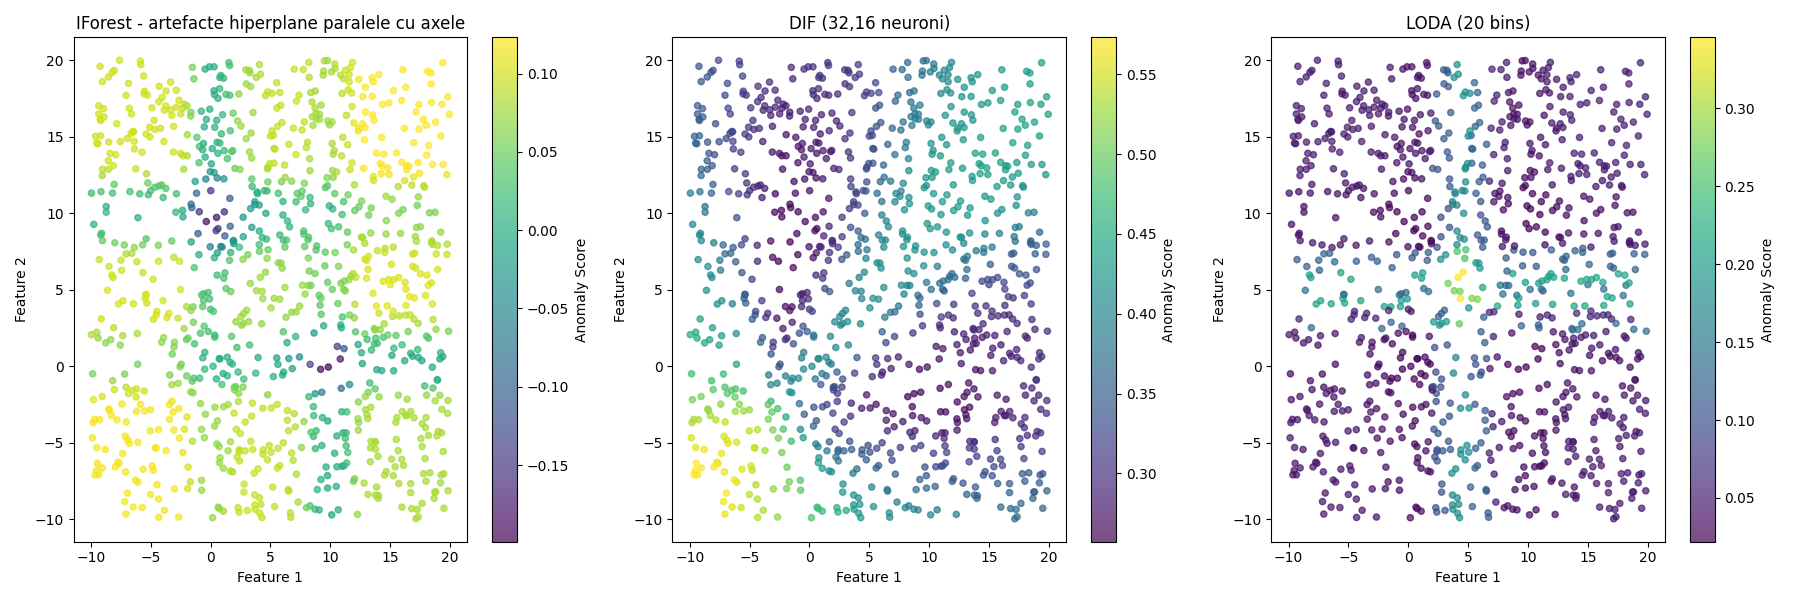

Generate this figure with Python:
import numpy as np
import matplotlib.pyplot as plt
from sklearn.datasets import make_blobs
from pyod.models.iforest import IForest
from pyod.models.dif import DIF
from pyod.models.loda import LODA


X_train, Y = make_blobs(n_samples=1000, n_features=2, 
                        centers=[[10, 0], [0, 10]], 
                        cluster_std=1.0, random_state=42)

X_test = np.random.uniform(-10, 20, (1000, 2))

# IForest
iforest = IForest(contamination=0.02, random_state=42)
iforest.fit(X_train)
scores_iforest = iforest.decision_function(X_test)

# DIF 
dif = DIF(contamination=0.02, hidden_neurons=[32, 16], random_state=42)
dif.fit(X_train)
scores_dif = dif.decision_function(X_test)

# LODA 
loda = LODA(contamination=0.02, n_bins=20)
loda.fit(X_train)
scores_loda = loda.decision_function(X_test)

fig, axes = plt.subplots(1, 3, figsize=(18, 6))

# IForest
axes[0].scatter(X_test[:, 0], X_test[:, 1], c=scores_iforest, cmap='viridis', 
                s=20, alpha=0.7)
axes[0].set_title('IForest - artefacte hiperplane paralele cu axele')
axes[0].set_xlabel('Feature 1')
axes[0].set_ylabel('Feature 2')

# DIF
axes[1].scatter(X_test[:, 0], X_test[:, 1], c=scores_dif, cmap='viridis', 
                s=20, alpha=0.7)
axes[1].set_title('DIF (32,16 neuroni)')
axes[1].set_xlabel('Feature 1')
axes[1].set_ylabel('Feature 2')

# LODA
axes[2].scatter(X_test[:, 0], X_test[:, 1], c=scores_loda, cmap='viridis', 
                s=20, alpha=0.7)
axes[2].set_title('LODA (20 bins)')
axes[2].set_xlabel('Feature 1')
axes[2].set_ylabel('Feature 2')

for ax in axes:
    plt.colorbar(ax.collections[0], ax=ax, label='Anomaly Score')

plt.tight_layout()
plt.savefig("Ex2.png")
plt.show()

print("\n--- Testare parametri diferiți ---")
# DIF cu mai multe straturi
dif_deep = DIF(contamination=0.02, hidden_neurons=[64, 32, 16], random_state=42)
dif_deep.fit(X_train)
print(f"DIF scor mediu (arhitectură mai adâncă): {dif_deep.decision_function(X_test).mean():.4f}")

# LODA cu bins diferite
loda_10 = LODA(contamination=0.02, n_bins=10)
loda_10.fit(X_train)
print(f"LODA scor mediu (10 bins): {loda_10.decision_function(X_test).mean():.4f}")

loda_30 = LODA(contamination=0.02, n_bins=30)
loda_30.fit(X_train)
print(f"LODA scor mediu (30 bins): {loda_30.decision_function(X_test).mean():.4f}")

print("\n--- Generare versiune 3D ---")
from mpl_toolkits.mplot3d import Axes3D

# Date 3D
X_train_3d, _ = make_blobs(n_samples=1000, n_features=3, 
                           centers=[[0, 10, 0], [10, 0, 10]], 
                           cluster_std=1.0, random_state=42)
X_test_3d = np.random.uniform(-10, 20, (1000, 3))

iforest_3d = IForest(contamination=0.02, random_state=42)
iforest_3d.fit(X_train_3d)
scores_iforest_3d = iforest_3d.decision_function(X_test_3d)

dif_3d = DIF(contamination=0.02, hidden_neurons=[32, 16], random_state=42)
dif_3d.fit(X_train_3d)
scores_dif_3d = dif_3d.decision_function(X_test_3d)

loda_3d = LODA(contamination=0.02, n_bins=20)
loda_3d.fit(X_train_3d)
scores_loda_3d = loda_3d.decision_function(X_test_3d)

fig = plt.figure(figsize=(18, 6))

ax1 = fig.add_subplot(131, projection='3d')
ax1.scatter(X_test_3d[:, 0], X_test_3d[:, 1], X_test_3d[:, 2], 
            c=scores_iforest_3d, cmap='viridis', s=20, alpha=0.7)
ax1.set_title('IForest 3D')

ax2 = fig.add_subplot(132, projection='3d')
ax2.scatter(X_test_3d[:, 0], X_test_3d[:, 1], X_test_3d[:, 2], 
            c=scores_dif_3d, cmap='viridis', s=20, alpha=0.7)
ax2.set_title('DIF 3D')

ax3 = fig.add_subplot(133, projection='3d')
ax3.scatter(X_test_3d[:, 0], X_test_3d[:, 1], X_test_3d[:, 2], 
            c=scores_loda_3d, cmap='viridis', s=20, alpha=0.7)
ax3.set_title('LODA 3D')

plt.tight_layout()
plt.savefig("Ex2_3D.png")
plt.show()
